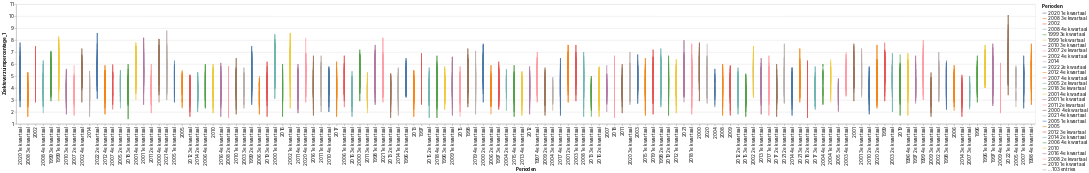

The code cell stored with this chart in its notebook:
### Code cell
DeepnoteChart(df, """{"data":{"name":"placeholder"},"mark":{"type":"line","tooltip":true},"height":440,"$schema":"https://vega.github.io/schema/vega-lite/v4.json","autosize":{"type":"fit"},"encoding":{"x":{"sort":null,"type":"nominal","field":"Perioden","scale":{"type":"linear","zero":false}},"y":{"sort":null,"type":"quantitative","field":"Ziekteverzuimpercentage_1","scale":{"type":"linear","zero":false}},"color":{"sort":null,"type":"nominal","field":"Perioden","scale":{"type":"linear","zero":false}}},"width":"container","config":{"legend":{"labelFont":"Inter, sans-serif","labelFontSize":12,"titleFont":"Inter, sans-serif","titleFontSize":12,"titleFontWeight":"bold"},"title":{"anchor":"start","color":"#000000","font":"Inter, sans-serif","fontSize":22,"fontWeight":"normal"},"axis":{"labelFont":"Inter, sans-serif","labelFontSize":12,"labelFontWeight":"normal","titleFont":"Inter, sans-serif","titleFontSize":12,"titleFontWeight":"bold","labelOverlap":"greedy"}}}""")

### Figure 1 — Vega-Lite specification as saved in the notebook (floating-point values rounded to 4 significant figures; data arrays with more than 128 entries replaced by an {"elided": "..."} marker saying what was removed)
{"data": {"values": {"elided": "5000 records"}}, "mark": {"type": "line", "tooltip": true}, "height": 440, "$schema": "https://vega.github.io/schema/vega-lite/v4.json", "autosize": {"type": "fit"}, "encoding": {"x": {"sort": null, "type": "nominal", "field": "Perioden", "scale": {"type": "linear", "zero": false}}, "y": {"sort": null, "type": "quantitative", "field": "Ziekteverzuimpercentage_1", "scale": {"type": "linear", "zero": false}}, "color": {"sort": null, "type": "nominal", "field": "Perioden", "scale": {"type": "linear", "zero": false}}}, "width": "container", "config": {"legend": {"labelFont": "Inter, sans-serif", "labelFontSize": 12, "titleFont": "Inter, sans-serif", "titleFontSize": 12, "titleFontWeight": "bold"}, "title": {"anchor": "start", "color": "#000000", "font": "Inter, sans-serif", "fontSize": 22, "fontWeight": "normal"}, "axis": {"labelFont": "Inter, sans-serif", "labelFontSize": 12, "labelFontWeight": "normal", "titleFont": "Inter, sans-serif", "titleFontSize": 12, "titleFontWeight": "bold", "labelOverlap": "greedy"}}}
